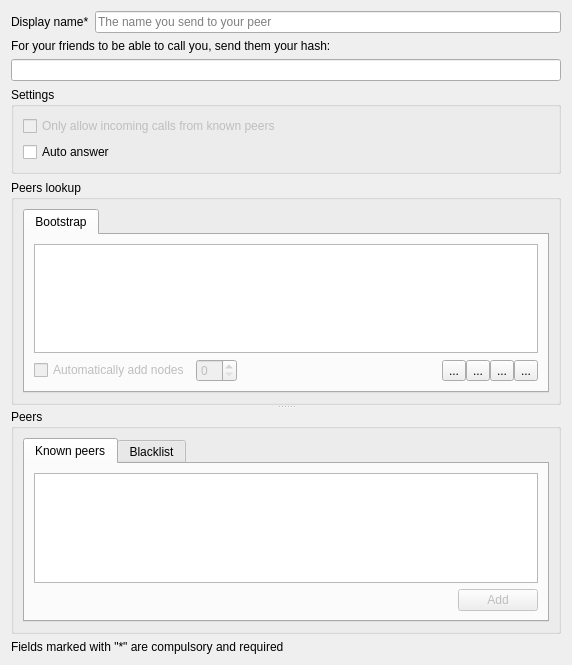
<?xml version="1.0" encoding="UTF-8"?>
<ui version="4.0">
 <class>DlgDht</class>
 <widget class="QWidget" name="DlgDht">
  <property name="geometry">
   <rect>
    <x>0</x>
    <y>0</y>
    <width>572</width>
    <height>665</height>
   </rect>
  </property>
  <layout class="QGridLayout" name="gridLayout_4">
   <item row="0" column="0">
    <widget class="QLabel" name="label_2">
     <property name="text">
      <string>Display name*</string>
     </property>
    </widget>
   </item>
   <item row="0" column="1">
    <widget class="QLineEdit" name="m_pAlias">
     <property name="placeholderText">
      <string>The name you send to your peer</string>
     </property>
    </widget>
   </item>
   <item row="4" column="0" colspan="2">
    <widget class="QSplitter" name="splitter">
     <property name="orientation">
      <enum>Qt::Vertical</enum>
     </property>
     <widget class="QGroupBox" name="groupBox_2">
      <property name="title">
       <string>Peers lookup</string>
      </property>
      <layout class="QVBoxLayout" name="verticalLayout_2">
       <item>
        <widget class="QTabWidget" name="tabWidget">
         <property name="currentIndex">
          <number>0</number>
         </property>
         <widget class="QWidget" name="tab">
          <attribute name="title">
           <string>Bootstrap</string>
          </attribute>
          <layout class="QGridLayout" name="gridLayout_2">
           <item row="0" column="0" colspan="4">
            <widget class="QTableView" name="m_pBootstrap"/>
           </item>
           <item row="1" column="0">
            <widget class="QCheckBox" name="checkBox">
             <property name="enabled">
              <bool>false</bool>
             </property>
             <property name="text">
              <string>Automatically add nodes</string>
             </property>
            </widget>
           </item>
           <item row="1" column="1">
            <widget class="QSpinBox" name="spinBox">
             <property name="enabled">
              <bool>false</bool>
             </property>
            </widget>
           </item>
           <item row="1" column="2">
            <spacer name="horizontalSpacer_2">
             <property name="enabled">
              <bool>false</bool>
             </property>
             <property name="orientation">
              <enum>Qt::Horizontal</enum>
             </property>
             <property name="sizeHint" stdset="0">
              <size>
               <width>162</width>
               <height>20</height>
              </size>
             </property>
            </spacer>
           </item>
           <item row="1" column="3">
            <layout class="QHBoxLayout" name="horizontalLayout">
             <property name="spacing">
              <number>0</number>
             </property>
             <item>
              <widget class="LeftToolButton" name="toolButton">
               <property name="text">
                <string>...</string>
               </property>
               <property name="icon">
                <iconset theme="go-up"/>
               </property>
              </widget>
             </item>
             <item>
              <widget class="CenterToolButton" name="toolButton_2">
               <property name="text">
                <string>...</string>
               </property>
               <property name="icon">
                <iconset theme="go-down"/>
               </property>
              </widget>
             </item>
             <item>
              <widget class="CenterToolButton" name="toolButton_3">
               <property name="text">
                <string>...</string>
               </property>
               <property name="icon">
                <iconset theme="list-add"/>
               </property>
              </widget>
             </item>
             <item>
              <widget class="RightToolButton" name="toolButton_4">
               <property name="text">
                <string>...</string>
               </property>
               <property name="icon">
                <iconset theme="list-remove"/>
               </property>
              </widget>
             </item>
            </layout>
           </item>
          </layout>
         </widget>
        </widget>
       </item>
      </layout>
     </widget>
     <widget class="QGroupBox" name="groupBox">
      <property name="sizePolicy">
       <sizepolicy hsizetype="Preferred" vsizetype="Expanding">
        <horstretch>0</horstretch>
        <verstretch>0</verstretch>
       </sizepolicy>
      </property>
      <property name="title">
       <string>Peers</string>
      </property>
      <layout class="QGridLayout" name="gridLayout">
       <item row="0" column="0">
        <widget class="QTabWidget" name="tabWidget_2">
         <property name="currentIndex">
          <number>0</number>
         </property>
         <widget class="QWidget" name="tab_3">
          <attribute name="title">
           <string>Known peers</string>
          </attribute>
          <layout class="QGridLayout" name="gridLayout_3">
           <item row="0" column="0" colspan="2">
            <widget class="QListView" name="m_pKnownPeers"/>
           </item>
           <item row="1" column="0">
            <spacer name="horizontalSpacer">
             <property name="orientation">
              <enum>Qt::Horizontal</enum>
             </property>
             <property name="sizeHint" stdset="0">
              <size>
               <width>40</width>
               <height>20</height>
              </size>
             </property>
            </spacer>
           </item>
           <item row="1" column="1">
            <widget class="QPushButton" name="pushButton">
             <property name="enabled">
              <bool>false</bool>
             </property>
             <property name="text">
              <string>Add</string>
             </property>
            </widget>
           </item>
          </layout>
         </widget>
         <widget class="QWidget" name="tab_4">
          <attribute name="title">
           <string>Blacklist</string>
          </attribute>
         </widget>
        </widget>
       </item>
      </layout>
     </widget>
    </widget>
   </item>
   <item row="3" column="0" colspan="2">
    <widget class="QGroupBox" name="groupBox_3">
     <property name="title">
      <string>Settings</string>
     </property>
     <layout class="QVBoxLayout" name="verticalLayout_3">
      <item>
       <widget class="QCheckBox" name="checkBox_2">
        <property name="enabled">
         <bool>false</bool>
        </property>
        <property name="text">
         <string>Only allow incoming calls from known peers</string>
        </property>
       </widget>
      </item>
      <item>
       <widget class="QCheckBox" name="checkBox_3">
        <property name="text">
         <string>Auto answer</string>
        </property>
       </widget>
      </item>
     </layout>
    </widget>
   </item>
   <item row="1" column="0" colspan="2">
    <widget class="QLabel" name="label">
     <property name="sizePolicy">
      <sizepolicy hsizetype="Preferred" vsizetype="Minimum">
       <horstretch>0</horstretch>
       <verstretch>0</verstretch>
      </sizepolicy>
     </property>
     <property name="text">
      <string>For your friends to be able to call you, send them your hash:</string>
     </property>
    </widget>
   </item>
   <item row="2" column="0" colspan="2">
    <widget class="QLineEdit" name="m_pHash">
     <property name="readOnly">
      <bool>true</bool>
     </property>
    </widget>
   </item>
   <item row="5" column="0" colspan="2">
    <widget class="QLabel" name="label_3">
     <property name="text">
      <string>Fields marked with &quot;*&quot; are compulsory and required</string>
     </property>
    </widget>
   </item>
  </layout>
 </widget>
 <customwidgets>
  <customwidget>
   <class>LeftToolButton</class>
   <extends>QToolButton</extends>
   <header>widgets/groupedtoolbutton.h</header>
  </customwidget>
  <customwidget>
   <class>RightToolButton</class>
   <extends>QToolButton</extends>
   <header>widgets/groupedtoolbutton.h</header>
  </customwidget>
  <customwidget>
   <class>CenterToolButton</class>
   <extends>QToolButton</extends>
   <header>widgets/groupedtoolbutton.h</header>
  </customwidget>
 </customwidgets>
 <resources/>
 <connections/>
</ui>
